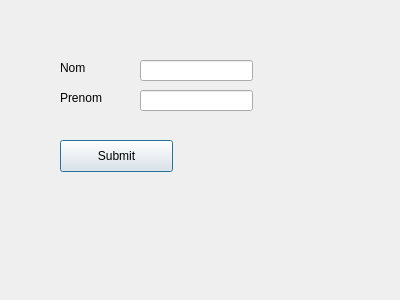
<?xml version="1.0" encoding="UTF-8"?>
<ui version="4.0">
 <class>addDivers</class>
 <widget class="QDialog" name="addDivers">
  <property name="geometry">
   <rect>
    <x>0</x>
    <y>0</y>
    <width>400</width>
    <height>300</height>
   </rect>
  </property>
  <property name="windowTitle">
   <string>Dialog</string>
  </property>
  <widget class="QLabel" name="label">
   <property name="geometry">
    <rect>
     <x>60</x>
     <y>60</y>
     <width>60</width>
     <height>16</height>
    </rect>
   </property>
   <property name="text">
    <string>Nom</string>
   </property>
  </widget>
  <widget class="QLabel" name="label_2">
   <property name="geometry">
    <rect>
     <x>60</x>
     <y>90</y>
     <width>60</width>
     <height>16</height>
    </rect>
   </property>
   <property name="text">
    <string>Prenom</string>
   </property>
  </widget>
  <widget class="QLineEdit" name="diver_nom_edit">
   <property name="geometry">
    <rect>
     <x>140</x>
     <y>60</y>
     <width>113</width>
     <height>21</height>
    </rect>
   </property>
  </widget>
  <widget class="QLineEdit" name="diver_prenom_edit">
   <property name="geometry">
    <rect>
     <x>140</x>
     <y>90</y>
     <width>113</width>
     <height>21</height>
    </rect>
   </property>
  </widget>
  <widget class="QPushButton" name="submit_btn">
   <property name="geometry">
    <rect>
     <x>60</x>
     <y>140</y>
     <width>113</width>
     <height>32</height>
    </rect>
   </property>
   <property name="text">
    <string>Submit</string>
   </property>
  </widget>
 </widget>
 <resources/>
 <connections/>
</ui>
